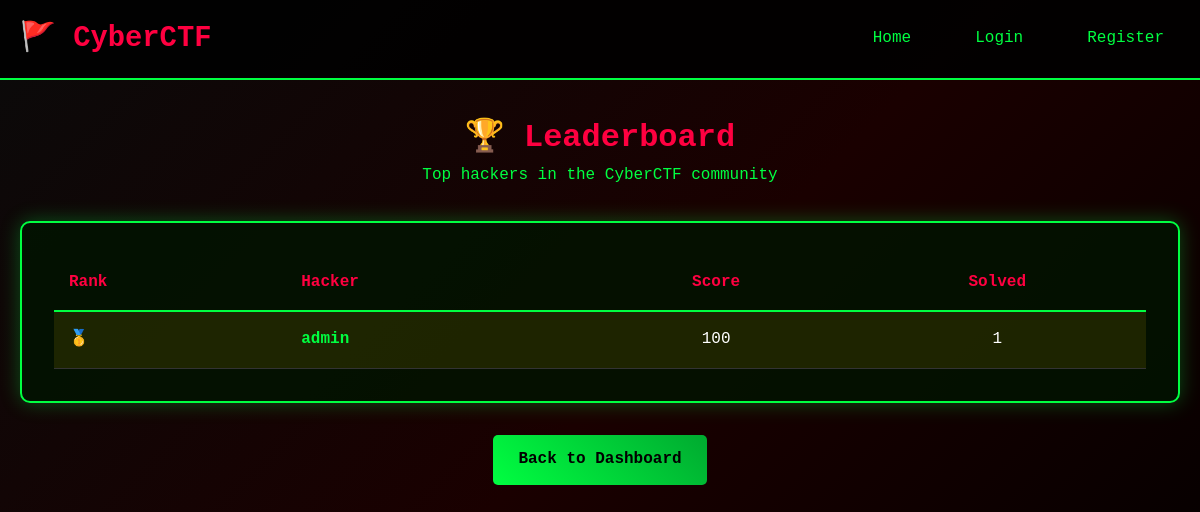
The page /leaderboard on the database as committed earlier.
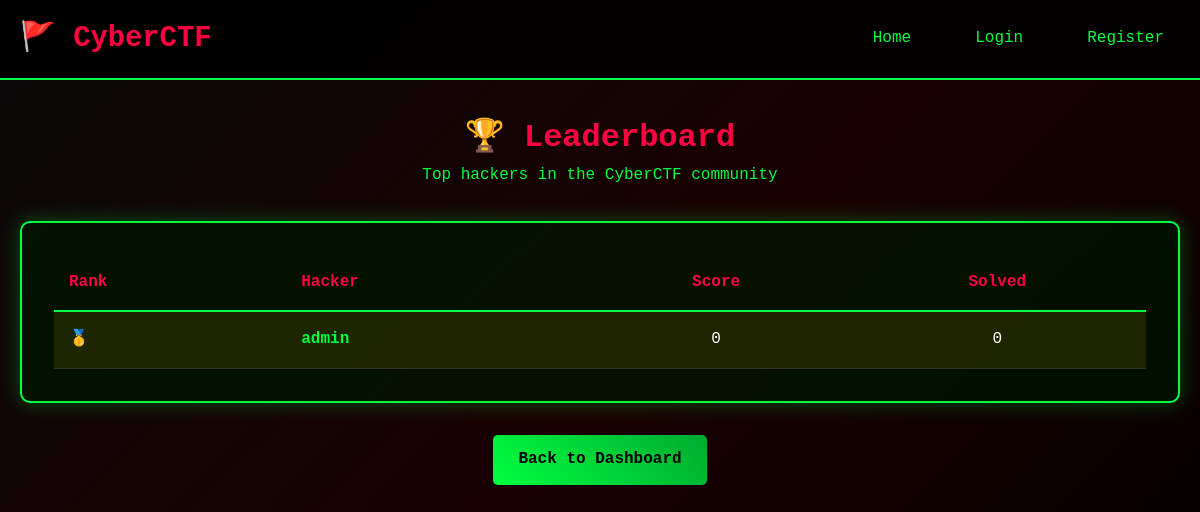
The same page on the database as committed later.
### tables this page shows
CREATE TABLE users (
            id INTEGER PRIMARY KEY AUTOINCREMENT,
            username TEXT UNIQUE NOT NULL,
            email TEXT UNIQUE NOT NULL,
            password_hash TEXT NOT NULL,
            total_score INTEGER DEFAULT 0,
            created_at TIMESTAMP DEFAULT CURRENT_TIMESTAMP
        );

### app.py (the view)
@app.route('/leaderboard')
def leaderboard():
    conn = sqlite3.connect('ctf.db')
    cursor = conn.cursor()
    cursor.execute('''
        SELECT username, total_score,
               (SELECT COUNT(*) FROM submissions
                WHERE user_id = users.id AND is_correct = 1) as solved_count
        FROM users
        ORDER BY total_score DESC
        LIMIT 50
    ''')
    leaderboard_data = cursor.fetchall()
    conn.close()
    return render_template('leaderboard.html', leaderboard=leaderboard_data)

### templates/leaderboard.html (shortened to what this page needs)
{% extends "base.html" %}
{% block content %}
<div class="text-center mb-2">
    <h1 style="color: #ff0040;">🏆 Leaderboard</h1>
    <p>Top hackers in the CyberCTF community</p>
</div>
<div class="card">
    <div style="overflow-x: auto;">
        <table style="width: 100%; border-collapse: collapse;">
            <thead>
                <tr style="border-bottom: 2px solid #00ff41;">
                    <th style="padding: 15px; text-align: left; color: #ff0040;">Rank</th>
                    <th style="padding: 15px; text-align: left; color: #ff0040;">Hacker</th>
                    <th style="padding: 15px; text-align: center; color: #ff0040;">Score</th>
                    <th style="padding: 15px; text-align: center; color: #ff0040;">Solved</th>
                </tr>
            </thead>
            <tbody>
                {% for user in leaderboard %}
                <tr style="border-bottom: 1px solid #333; {% if loop.index <= 3 %}background: rgba(255, 215, 0, 0.1);{% endif %}">
                    <td style="padding: 15px;">
                        {% if loop.index == 1 %}🥇
                        {% elif loop.index == 2 %}🥈
                        {% elif loop.index == 3 %}🥉
                        {% else %}{{ loop.index }}{% endif %}
                    </td>
                    <td style="padding: 15px; color: #00ff41; font-weight: bold;">{{ user[0] }}</td>
                    <td style="padding: 15px; text-align: center; color: #fff;">{{ user[1] }}</td>
                    <td style="padding: 15px; text-align: center; color: #fff;">{{ user[2] }}</td>
                </tr>
                {% endfor %}
            </tbody>
        </table>
    </div>
</div>
<div style="text-align: center; margin-top: 2rem;">
    <a href="/dashboard" class="btn">Back to Dashboard</a>
</div>
{% endblock %}

### templates/base.html (shortened to what this page needs)
<!DOCTYPE html>
<html lang="en">
<head>
    <link href="https://cdnjs.cloudflare.com/ajax/libs/font-awesome/6.4.0/css/all.min.css" rel="stylesheet">
</head>
<body>
    <nav class="navbar">
        <div class="nav-container">
            <a href="/" class="logo">🚩 CyberCTF</a>
            <ul class="nav-links">
                <li><a href="/">Home</a></li>
                {% if session.user_id %}
                    <li><a href="/dashboard">Dashboard</a></li>
                    <li><a href="/leaderboard">Leaderboard</a></li>
                    <li><a href="/logout">Logout ({{ session.username }})</a></li>
                {% else %}
                    <li><a href="/login">Login</a></li>
                    <li><a href="/register">Register</a></li>
                {% endif %}
            </ul>
        </div>
    </nav>
    <div class="container">
        {% block content %}{% endblock %}
    </div>
</body>
</html>

### templates/base.html (style rules this page uses)
* { margin: 0; padding: 0; box-sizing: border-box; }
body { font-family: 'Courier New', monospace; background: linear-gradient(135deg, #0a0a0a 0%, #1a0000 50%, #000000 100%); color: #00ff41; min-height: 100vh; line-height: 1.6; }
.navbar { background: rgba(0, 0, 0, 0.9); padding: 1rem 0; border-bottom: 2px solid #00ff41; }
.nav-container { max-width: 1200px; margin: 0 auto; padding: 0 20px; display: flex; justify-content: space-between; align-items: center; }
.logo { font-size: 1.8rem; font-weight: bold; color: #ff0040; text-decoration: none; }
.nav-links { display: flex; list-style: none; gap: 2rem; align-items: center; }
.nav-links a { color: #00ff41; text-decoration: none; padding: 0.5rem 1rem; border-radius: 5px; transition: all 0.3s ease; }
.container { max-width: 1200px; margin: 0 auto; padding: 2rem 20px; }
.card { background: rgba(0, 20, 0, 0.8); border: 2px solid #00ff41; border-radius: 10px; padding: 2rem; margin-bottom: 2rem; box-shadow: 0 0 20px rgba(0, 255, 65, 0.3); }
.btn { background: linear-gradient(45deg, #00ff41, #00aa30); color: #000; border: none; padding: 12px 25px; border-radius: 5px; cursor: pointer; font-weight: bold; text-decoration: none; display: inline-block; transition: all 0.3s ease; }
.text-center { text-align: center; }
.mb-2 { margin-bottom: 2rem; }

Rows that differ between the two databases and show on the page:
changed users "admin": total_score "100" → "0"; total_score "1" → "0"
